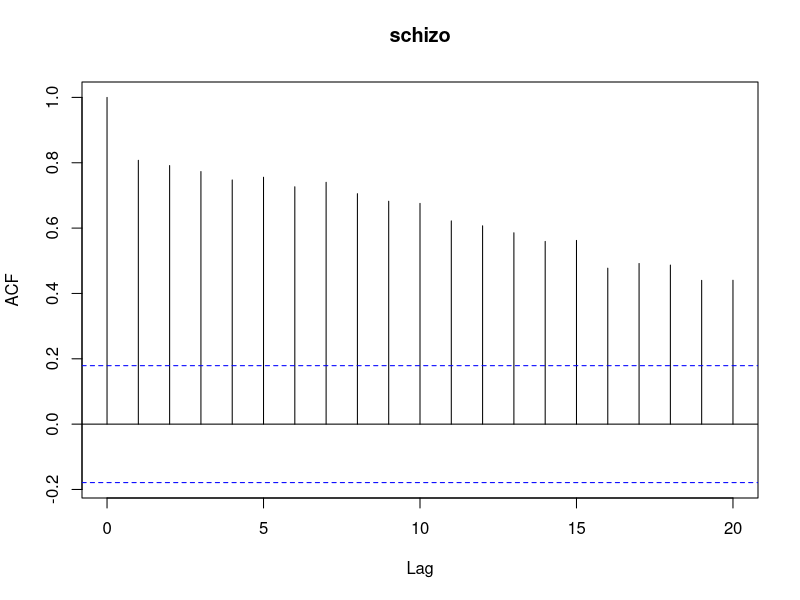

Write the R code that produced this figure. (Note: this script raises an error after producing the figure.)
## ---- chunk 1
knitr::opts_chunk$set(echo = TRUE)
## ---- chunk 2
library(readr)
schizo <- read_csv("data/schizo.txt")
#View(schizo)
class(schizo)
schizo_ts <- ts(schizo, start = 1.000, frequency = 1) #on met f=1 car pas précisé, une observation par jour.
schizo_ts
# Cette série n'a pas d'autocorrélation
acf(schizo_ts) 
## ---- chunk 3
#pour extraire un vecteur du tableau dataframe: dfdollarcollonne_a_extraire : df=dataframe
time(schizo)
plot(schizo)
cycle(schizo)
## ---- chunk 4
knitr::include_graphics("images/earthquake.jpg")
## ---- chunk 5
knitr::include_graphics("images/feux_forets.jpg")
## ---- chunk 6
knitr::include_graphics("images/lynx.jpg")
## ---- chunk 7
knitr::include_graphics("images/beer.jpg")
## ---- chunk 8
knitr::include_graphics("images/arbre.jpg")
## ---- chunk 9
knitr::include_graphics("images/temperature.jpg")
## ---- chunk 10
library(tidyverse)
library(cowplot)
fr <- map_data("france")
ggplot(fr, aes(long, lat, group = group)) +
  geom_polygon(fill= "white", color = "black") +
  geom_segment(aes(y = 43.7 , x = 7.25, yend = 42.56, xend= 8.75, color = "red"), size = 1, show.legend = FALSE) +
  theme(axis.line = element_blank(), axis.title = element_blank(),axis.text = element_blank(), axis.ticks = element_blank()) +
  coord_quickmap()
## ---- chunk 11
knitr::include_graphics("images/vache.jpg")
## ---- chunk 12
knitr::include_graphics("images/australie.jpg")
